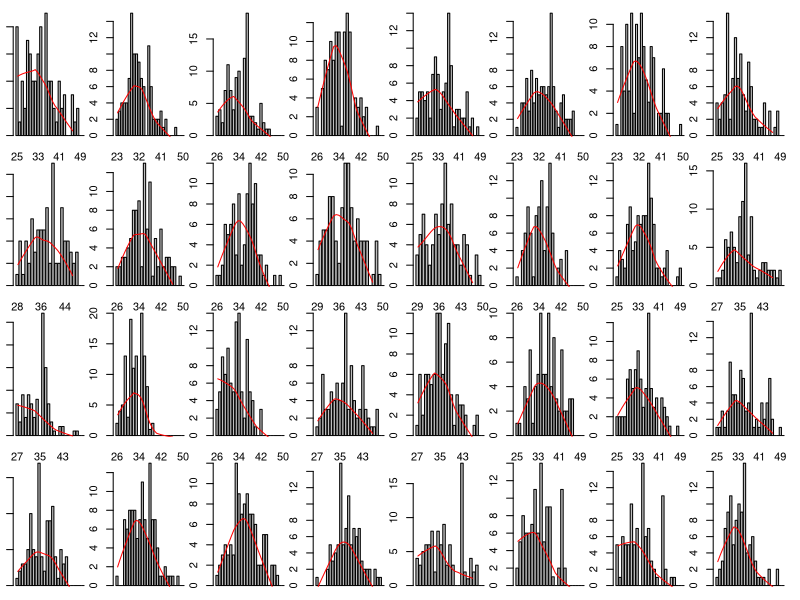

Write the R code that produced this figure.
#plot in 8x8 frame
getwd()
all <- read.table("f2_gen_5.11.csv",header=TRUE,sep=",")
head(all)
all <-  all[,c(1,2,4,5,6)]

size <- dim(all)[1]
par(mfrow=c(4,8),mar=c(1,1,1,1))
a <- 0
require(graphics)

while(a< 32){
	a <- a+1
	this.pan <- all[all[,1]==a,]
	this.pan.clean <- this.pan[!is.na(this.pan[,5]),]
	lists <- c()
	for (day in seq(from=23,to=50)){
		count <- dim(this.pan.clean[this.pan.clean[,5]==day,])[1]
		lists <- cbind(lists, count)
	}
	# for the pie plot
	# got <- dim(this.pan[!is.na(this.pan[,2]),])[1]/dim(this.pan)[1]
	# not.got <- 1 - got
	# lists.p <- c(got,not.got)
	# names(lists.p) <- c(">1cm","<1cm")
	# pie(abs(lists.p), edges=200, radius=1.0, col=c('blue','gray'))
	# days+count
	start <- 23 + min(which(lists != 0)) -1
	barplot(lists[seq(from=min(which(lists != 0)),to=28)],names.arg=seq(from=start,to=50))
	lines(lowess(lists[seq(from=min(which(lists != 0)),to=28)]), col="red")
}

# 所有数据的一个整图
# for (day in seq(from=23,to=50)){
# 		count <- dim(all[all[,5]==day,])[1]
# 		lists <- cbind(lists, count)
# }
# start <- 23 + min(which(lists != 0)) - 1
# end <- 23 + max(which(lists != 0)) -1
# barplot(lists[seq(from=start-22,to=end-22)],names.arg=seq(from=start,to=end))
# lines(lowess(lists[seq(from=start-22,to=end-22)]), col="red")